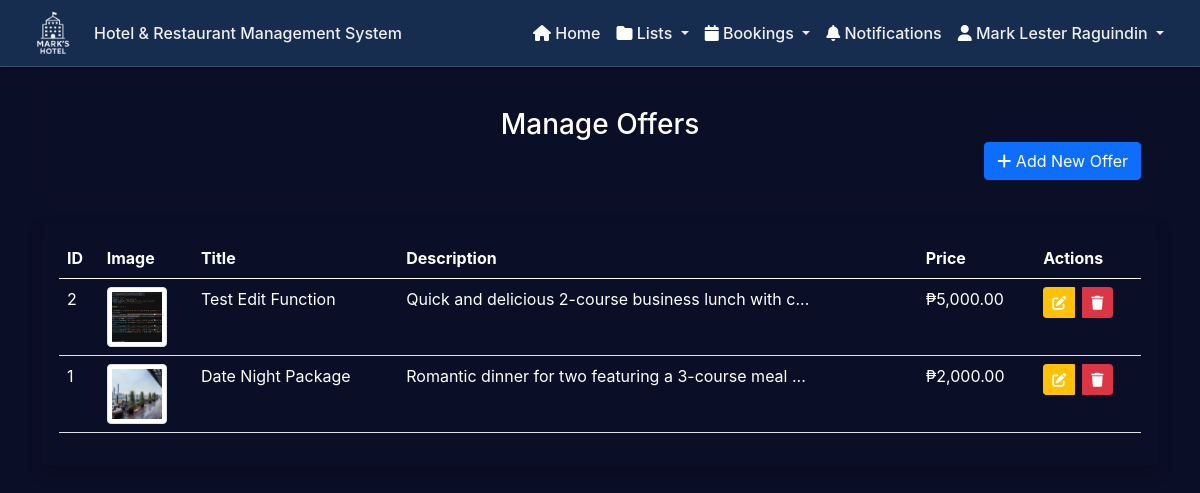
/admin/specialOffers.php (signed in), run on an earlier commit of the app's database.
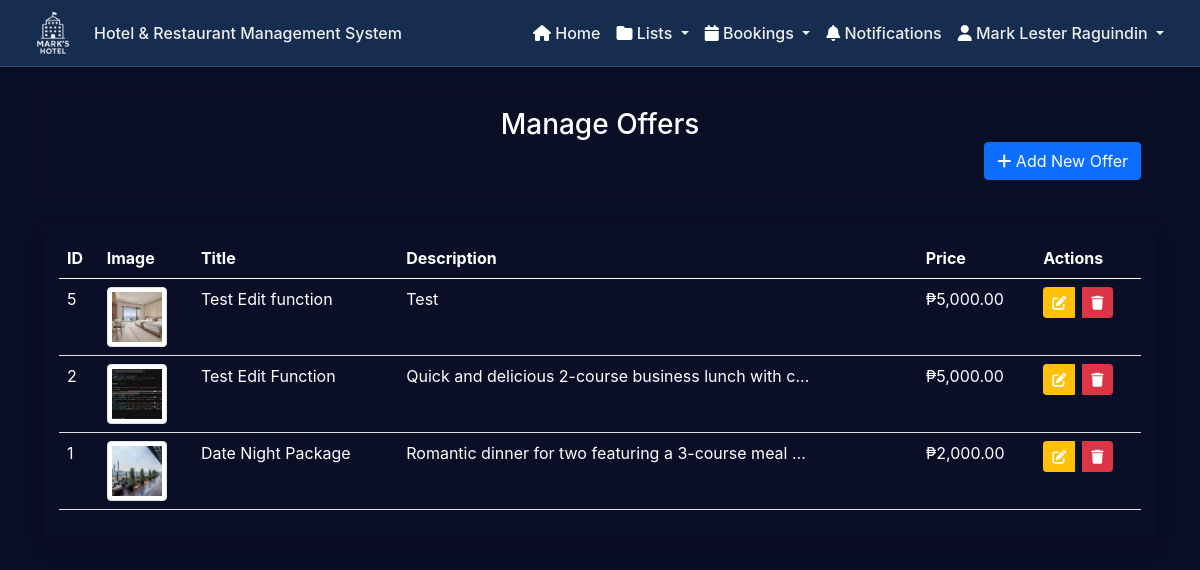
And on a later commit of the database.
### tables this page shows
CREATE TABLE `special_offers` (
  `offers_id` int(11) NOT NULL,
  `title` varchar(255) NOT NULL,
  `description` varchar(2500) NOT NULL,
  `image` varchar(50) NOT NULL,
  `price` varchar(5000) NOT NULL
);

### controllers/offersController.php (called while the page is built, shortened)
<?php
function getAllOffers($con) {
    $query = "SELECT * FROM special_offers ORDER BY offers_id DESC";
    $result = mysqli_query($con, $query);
    $offers = [];
    if (mysqli_num_rows($result) > 0) {
        while ($row = mysqli_fetch_assoc($result)) {
            $offers[] = $row;
        }
    }
    return $offers;
}
?>

### admin/specialOffers.php (the view, shortened to what this page needs)
<?php
include '../components/config.php';
include '../controllers/offersController.php';
$offers = getAllOffers($con);
?>
<!DOCTYPE html>
<html lang="en">
<head>
    <link href="https://cdn.jsdelivr.net/npm/bootstrap@5.0.2/dist/css/bootstrap.min.css" rel="stylesheet">
    <link rel="stylesheet" href="https://cdnjs.cloudflare.com/ajax/libs/font-awesome/6.0.0-beta3/css/all.min.css" />
    <link rel="stylesheet" href="../css/customAdminHeader.css">
    <link rel="stylesheet" href="https://cdnjs.cloudflare.com/ajax/libs/font-awesome/6.7.2/css/all.min.css">
    <link rel="stylesheet" href="../css/notifications.css">
    <link rel="stylesheet" href="../css/app.css">
</head>
<body>
    <?php include '../components/header_admin.php'; ?>
    <div class="container py-4">
        <div class="d-flex align-items-center mb-4 card p-3">
            <h3 class="text-white mb-0">Manage Offers</h3>
            <button
                type="button"
                class="btn btn-primary ms-auto"
                data-bs-toggle="modal"
                data-bs-target="#addOfferModal"
            >
                <i class="fas fa-plus"></i> Add New Offer
            </button>
        </div>
        <div class="card shadow">
            <div class="card-body">
                <?php if (count($offers) > 0): ?>
                    <div class="table-responsive">
                        <table class="table table-hover">
                            <thead>
                                <tr>
                                    <th>ID</th>
                                    <th>Image</th>
                                    <th>Title</th>
                                    <th>Description</th>
                                    <th>Price</th>
                                    <th>Actions</th>
                                </tr>
                            </thead>
                            <tbody>
                                <?php foreach ($offers as $offer): ?>
                                    <tr>
                                        <td><?php echo $offer['offers_id']; ?></td>
                                        <td>
                                            <?php if (!empty($offer['image'])): ?>
                                                <img src="../uploads/<?php echo $offer['image']; ?>" alt="<?php echo $offer['title']; ?>" style="width: 60px; height: 60px; object-fit: cover;" class="img-thumbnail">
                                            <?php else: ?>
                                                <span class="text-muted">No image</span>
                                            <?php endif; ?>
                                        </td>
                                        <td><?php echo $offer['title']; ?></td>
                                        <td><?php echo strlen($offer['description']) > 50 ? substr($offer['description'], 0, 50) . '...' : $offer['description']; ?></td>
                                        <td>₱<?php echo number_format($offer['price'], 2); ?></td>
                                        <td>
                                            <div class="btn-group gap-2 border-0">
                                                <a href="?edit=<?php echo $offer['offers_id']; ?>" class="btn btn-sm btn-warning">
                                                    <i class="fas fa-edit"></i>
                                                </a>
                                                <button type="button" class="btn btn-sm btn-danger" data-bs-toggle="modal" data-bs-target="#deleteModal<?php echo $offer['offers_id']; ?>">
                                                    <i class="fas fa-trash"></i>
                                                </button>
                                            </div>
                                        </td>
                                    </tr>
                                <?php endforeach; ?>
                            </tbody>
                        </table>
                    </div>
                <?php endif; ?>
            </div>
        </div>
    </div>
</body>
</html>

What changed in the data, as far as the page shows it:
added special_offers: offers_id "5", image (picture), title "Test Edit function", description "Test", price "5,000.00"
